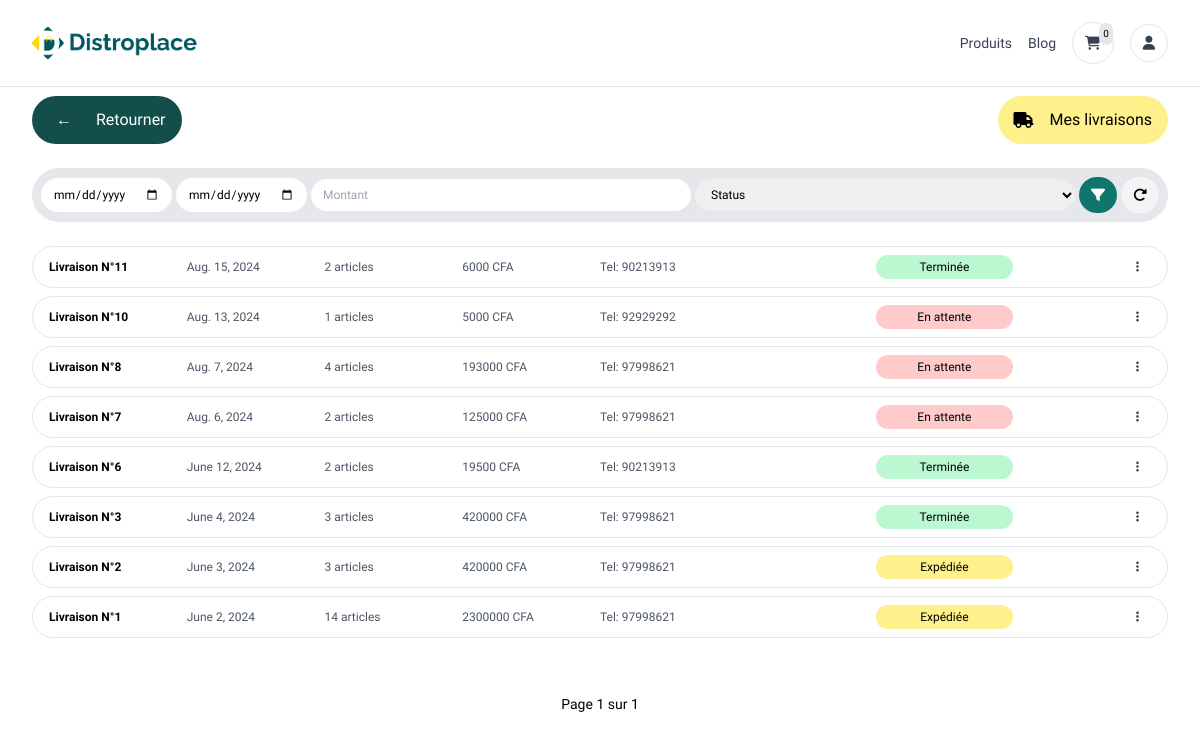
Screenshot of /store/deliveries/ (signed in) with the database file from the repository.
### store/models.py (models this page shows, shortened)
class Delivery(models.Model):
    order = models.ForeignKey(
        Order, on_delete=models.SET_NULL, null=True)
    type = models.ForeignKey(
        DeliveryType, on_delete=models.SET_NULL, default=1, null=True)
    client = models.ForeignKey(
        CustomUser, on_delete=models.SET_NULL, null=True)
    items = models.IntegerField(default=0)
    phone = models.CharField(max_length=255)
    address = models.CharField(max_length=255)
    amount_due = models.IntegerField(default=0, blank=True, null=True)
    amount_paid = models.IntegerField(default=0, blank=True, null=True)
    status = models.CharField(
        max_length=50, choices=delivery_statuses, default='pending')
    is_vip = models.BooleanField(default=False)
    d_day = models.DateField(default=get_tomorrow)
    timestamp = models.DateTimeField(auto_now_add=True)
    is_cancelled = models.BooleanField(default=False)
    observation = models.CharField(max_length=500, blank=True, null=True)
    signature = models.ImageField(
        upload_to='deliveries/signatures', null=True, blank=True)

### store/views.py (the view)
# urls.py: path('deliveries/', dash_deliveries, name='dash_deliveries'),
@login_required(login_url='login')
def deliveries(req):
    user = req.user
    min_date_query = req.GET.get('min_date')
    max_date_query = req.GET.get('max_date')
    phone_query = req.GET.get('phone')
    amount_query = req.GET.get('amount')
    items_query = req.GET.get('items')
    status_query = req.GET.get('status')
    if not user.is_staff:
        base_query = Delivery.objects.filter(
            client=user).order_by('-timestamp')
    else:
        base_query = Delivery.objects.all().order_by('-timestamp')
    if min_date_query:
        base_query = base_query.filter(timestamp__date__gte=min_date_query)
    if max_date_query:
        base_query = base_query.filter(timestamp__date__lte=max_date_query)
    if phone_query:
        base_query = base_query.filter(phone=phone_query)
    if amount_query:
        base_query = base_query.filter(amount=amount_query)
    if items_query:
        base_query = base_query.filter(items=items_query)
    if status_query:
        base_query = base_query.filter(status=status_query)
    objects = paginate_objects(req, base_query)
    context = {
        "deliveries_page": "active",
        'title': 'deliveries',
        'objects': objects,
    }
    return render(req, 'store/deliveries.html', context)

### store/cart.py (called while the page is built)
    def __len__(self):
        return sum(item['quantity'] for item in self.cart.values())

### store/context_processors.py (called while the page is built)
def cart(request):
    return {'cart': Cart(request)}

### utils.py (called while the page is built)
def h_encode(id):
    return hashids.encode(id)

def paginate_objects(req, obj_list, obj_count=12):
    p = Paginator(obj_list, obj_count)
    page = req.GET.get('page')
    objects = p.get_page(page)
    return objects

    def to_url(self, value):
        return h_encode(value)

### store/templates/store/deliveries.html (shortened to what this page needs)
{% extends 'main.html' %} {% load static %} {% block content %}
<div class="px-4 lg:px-8 max-w-7xl mx-auto flex flex-col gap-6">
  <div class="flex justify-between">
    <div
      class="bg-teal-900 py-2 px-4 rounded-full flex items-center text-white gap-4"
    >
      <a
        id="back-button"
        class="inline-block px-2 py-1 font-bold hover:bg-yellow-300 hover:text-black rounded-full transition-all duration-300"
        href="#"
        >&larr;</a
      >
      Retourner
    </div>
    <span
      class="flex items-center gap-4 py-2 px-4 rounded-full bg-yellow-200 text-black"
      ><i class="fa-solid fa-truck"></i> Mes livraisons</span
    >
  </div>
  <form
    id="filter"
    class="p-2 w-full bg-gray-200 border rounded-full flex justify-between items-center gap-1 text-sm xl:text-sm"
  >
    <section class="w-full flex justify-between items-center gap-1 text-xs">
      {% include 'dashboard/components/date_margins.html' %}
      <input
        placeholder="Montant"
        name="amount"
        type="text"
        class="px-3 py-2 rounded-full focus:bg-gray-100 outilne-none w-full cursor-pointer"
      />
      <select
        name="status"
        class="hidden sm:flex px-3 py-2 rounded-full focus:bg-gray-100 outilne-none w-full cursor-pointer"
      >
        <option value="" selected="true" disabled="disabled">Status</option>
      </select>
    </section>
    <button
      class="px-3 py-2 bg-teal-700 hover:bg-teal-900 text-white hover:text-yellow-300 rounded-full transition duration-200 ease-in"
      type="submit"
    >
      <i class="fa-solid fa-filter"></i>
    </button>
    <button
      class="px-3 py-2 bg-gray-100 hover:bg-gray-400 hover:text-black rounded-full transition duration-200 ease-in"
      hx-on:click="clearForm('filter')"
      type="submit"
    >
      <i class="fa-solid fa-rotate-right"></i>
    </button>
  </form>
  {% if not objects %}
  <div class="flex flex-col items-center gap-4 my-20 mx-auto">
    <i class="fa-solid fa-truck text-teal-700 text-9xl"></i>
    <span>Aucune livraison trouvée</span>
  </div>
  {% else %}
  <div class="flex flex-col gap-2">
    {% for obj in objects %}
    {% include 'store/components/delivery_card.html' %}
    {% endfor %}
  </div>
  {% include 'paginator.html' %}
  {% endif %}
</div>
{% endblock %}

### store/templates/store/components/delivery_card.html (shortened to what this page needs)
{% load static %}
<div
  class="py-2 px-4 w-full bg-white hover:bg-gray-100 {% if obj.status == 'cancelled' %} text-gray-400 {% else %} text-gray-600 {% endif %} text-xs xl:text-sm flex justify-between items-center lg:grid lg:grid-cols-8 rounded-full border hover:shadow-lg transition duration-200 ease-in"
>
  <h3 class="font-bold text-black">Livraison N°{{obj.id}}</h3>
  <p>{{obj.d_day}}</p>
  <p>{{obj.items}} articles</p>
  <p>{{obj.amount_due}} CFA</p>
  <p>Tel: {{obj.phone}}</p>
  {% include 'store/components/delivery_status.html' %}
  <div class="w-full text-end relative text-gray-700">
    <button
      type="button"
      class="hover:text-black bg-white hover:text-teal-700 px-3 py-1 rounded-full"
      name="actions"
      onclick="toggleMenu(this,'dlv_{{obj.id}}')"
    >
      <i class="fa-sharp fa-solid fa-ellipsis-vertical"></i>
    </button>
  </div>
</div>

### store/templates/store/components/delivery_status.html (shortened to what this page needs)
{% if not curr_obj %} {% if obj.status == 'pending' %}
<p class="bg-red-200 text-black text-xs text-center px-3 py-1 rounded-full">
  {{obj.get_status_display}}
</p>
{% elif obj.status == 'dispatched' %}
<p
  class="bg-yellow-200 text-black text-xs text-center px-3 py-1 rounded-full"
>
  {{obj.get_status_display}}
</p>
{% elif obj.status == 'completed' %}
<p
  class="bg-green-200 text-black text-xs text-center px-3 py-1 rounded-full"
>
  {{obj.get_status_display}}
</p>
{% else %}
<p class="bg-gray-200 text-black text-xs text-center px-3 py-1 rounded-full">
  {{obj.get_status_display}}
</p>
{% endif %}
{% endif %}

### templates/main.html (style rules this page uses)
body { font-family: "Helvetica", sans-serif; }

### rows the page displays
Delivery: id "11", d_day "Aug. 15, 2024", items "2", amount_due "6000", phone "90213913", status "Terminée"
Delivery: id "10", d_day "Aug. 13, 2024", items "1", amount_due "5000", phone "92929292", status "En attente"
Delivery: id "8", d_day "Aug. 7, 2024", items "4", amount_due "193000", phone "97998621", status "En attente"
Delivery: id "7", d_day "Aug. 6, 2024", items "2", amount_due "125000", phone "97998621", status "En attente"
Delivery: id "6", d_day "June 12, 2024", items "2", amount_due "19500", phone "90213913", status "Terminée"
Delivery: id "3", d_day "June 4, 2024", items "3", amount_due "420000", phone "97998621", status "Terminée"
Delivery: id "2", d_day "June 3, 2024", items "3", amount_due "420000", phone "97998621", status "Expédiée"
Delivery: id "1", d_day "June 2, 2024", items "14", amount_due "2300000", phone "97998621", status "Expédiée"

### other values shown
{{ cart|length }} "0"
{{ objects.number }} "1"
{{ objects.paginator.num_pages }} "1"
